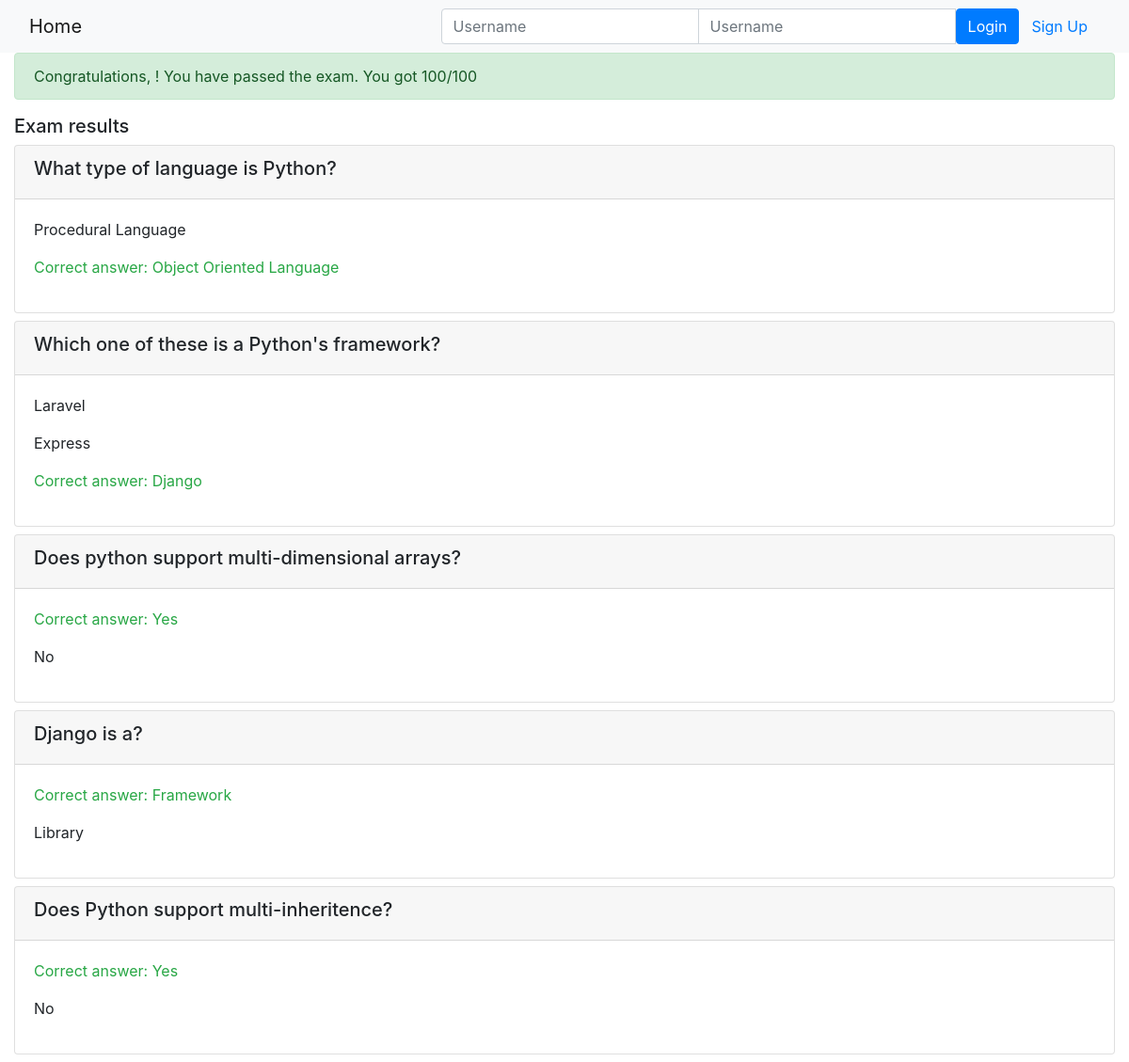
Page /onlinecourse/course/1/submission/1/result/ on the committed database.
### onlinecourse/models.py (models this page shows)
class Question(models.Model):
    course = models.ForeignKey(Course, on_delete=models.CASCADE)
    question_text = models.CharField(max_length=300, null=False)
    grade = models.IntegerField()

class Choice(models.Model):
    question = models.ForeignKey(Question, on_delete=models.CASCADE)
    choice_text = models.CharField(max_length=300)
    is_correct = models.BooleanField(default=False)

### onlinecourse/views.py (the view)
# urls.py: path('course/<int:course_id>/submission/<int:submission_id>/result/', views.show_exam_result, name="exam_result"),
def show_exam_result(request, course_id, submission_id):
    course = get_object_or_404(Course, pk=course_id)
    submission = Submission.objects.get(id = submission_id)
    choices = submission.choices.all()
    context = {}
    total_grades = 0
    for choice in choices:
        if choice.is_correct:
            total_grades = choice.question.grade + total_grades
    context['grade'] = course.calculate_final_grade(total_grades)
    context['choices'] = choices
    context['course'] = course
    return render(request,'onlinecourse/exam_result_bootstrap.html', context)

### onlinecourse/models.py (called while the page is built)
    def calculate_final_grade(self, grade):
        questions = self.question_set.all()
        total = 0
        for question in questions:
            total = total + question.grade
        return int((grade/total) * 100)

### onlinecourse/templates/onlinecourse/exam_result_bootstrap.html (shortened to what this page needs)
<!DOCTYPE html>
<html lang="en">
<head>
    {% load static %}
    <link rel="stylesheet" href="https://maxcdn.bootstrapcdn.com/bootstrap/4.5.2/css/bootstrap.min.css">
</head>
<body>
 <nav class="navbar navbar-light bg-light">
    <div class="container-fluid">
        <div class="navbar-header">
              <a class="navbar-brand" href="{% url 'onlinecourse:index' %}">Home</a>
        </div>
        <ul class="nav navbar-nav navbar-right">
            {% if user.is_authenticated %}
            <li>
                <a class="btn btn-link" href="#">{{ user.first_name }}({{ user.username }})</a>
                <a class="btn btn-link" href="{% url 'onlinecourse:logout' %}">Logout</a>
            </li>
            {% else %}
            <li>
                <form class="form-inline" action="{% url 'onlinecourse:login' %}" method="post">
                    <div class="input-group">
                        <input type="text" class="form-control" placeholder="Username" name="username" >
                        <input type="password" class="form-control" placeholder="Username" name="psw" >
                        <button class="btn btn-primary" type="submit">Login</button>
                        <a class="btn btn-link" href="{% url 'onlinecourse:registration' %}">Sign Up</a>
                    </div>
                </form>
            </li>
            {% endif %}
        </ul>
    </div>
</nav>
<div class="container-fluid">
    {% if grade > 80 %}
    <div class="alert alert-success">
       Congratulations, {{user.username}}! You have passed the exam. You got {{grade}}/100
    </div>
        {% else %}
        <div class="alert alert-danger">
            Failed Sorry, {{user.username}}! You have failed exam, You got {{grade}}/100
        </div>
        <a class="btn btn-link text-danger" href="{% url 'onlinecourse:course_details' course.id %}">Re-test</a>
        {% endif %}
        <div class="card-columns-vertical mt-1">
        <h5 class="">Exam results</h5>
        {% for question in course.question_set.all %}
            <div class="card mb-2">
                <div class="card-header">
                    <h5>{{question.question_text}}?</h5>
                </div>
                <div class="card-body">
                    {% for choice in question.choice_set.all %}
                        <p class="{% if choice.is_correct and choice in choices %}text-success {% elif choice.is_correct and choice not in choices %}text-danger {% endif %}">
                            {% if choice in choices and choice.is_correct %}
                                Correct answer:
                                {% elif choice.is_correct and choice not in choices %}
                                Not selected:
                            {% endif %}
                            {{choice.choice_text}}
                        </p>
                    {% endfor %}
                </div>
            </div>
        {% endfor %}
        </div>
    </div>
</body>
</html>

### rows in the picture
Question: question_text "What type of language is Python"
Choice: choice_text "Procedural Language"
Choice: shows "Correct answer:", choice_text "Object Oriented Language"
Question: question_text "Which one of these is a Python's framework"
Choice: choice_text "Laravel"
Choice: choice_text "Express"
Choice: shows "Correct answer:", choice_text "Django"
Question: question_text "Does python support multi-dimensional arrays"
Choice: shows "Correct answer:", choice_text "Yes"
Choice: choice_text "No"
Question: question_text "Django is a"
Choice: shows "Correct answer:", choice_text "Framework"
Choice: choice_text "Library"
Question: question_text "Does Python support multi-inheritence"
Choice: shows "Correct answer:", choice_text "Yes"
Choice: choice_text "No"

### other values in the picture
{{ grade }} "100"
